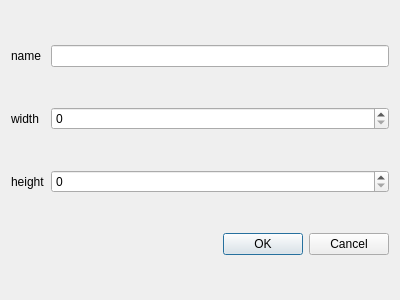
<?xml version="1.0" encoding="UTF-8"?>
<ui version="4.0">
 <class>AddItemWindow</class>
 <widget class="QWidget" name="AddItemWindow">
  <property name="geometry">
   <rect>
    <x>0</x>
    <y>0</y>
    <width>400</width>
    <height>300</height>
   </rect>
  </property>
  <property name="windowTitle">
   <string>Form</string>
  </property>
  <layout class="QGridLayout" name="gridLayout">
   <item row="2" column="1">
    <widget class="QSpinBox" name="heightSpinBox">
     <property name="maximum">
      <number>100000</number>
     </property>
    </widget>
   </item>
   <item row="0" column="0">
    <widget class="QLabel" name="label">
     <property name="text">
      <string>name</string>
     </property>
    </widget>
   </item>
   <item row="0" column="1">
    <widget class="QLineEdit" name="nameEdit"/>
   </item>
   <item row="1" column="0">
    <widget class="QLabel" name="label_2">
     <property name="text">
      <string>width</string>
     </property>
    </widget>
   </item>
   <item row="2" column="0">
    <widget class="QLabel" name="label_3">
     <property name="text">
      <string>height</string>
     </property>
    </widget>
   </item>
   <item row="1" column="1">
    <widget class="QSpinBox" name="widthSpinBox">
     <property name="maximum">
      <number>100000</number>
     </property>
    </widget>
   </item>
   <item row="3" column="1">
    <widget class="QDialogButtonBox" name="buttonBox">
     <property name="standardButtons">
      <set>QDialogButtonBox::Cancel|QDialogButtonBox::Ok</set>
     </property>
    </widget>
   </item>
  </layout>
 </widget>
 <resources/>
 <connections/>
</ui>
